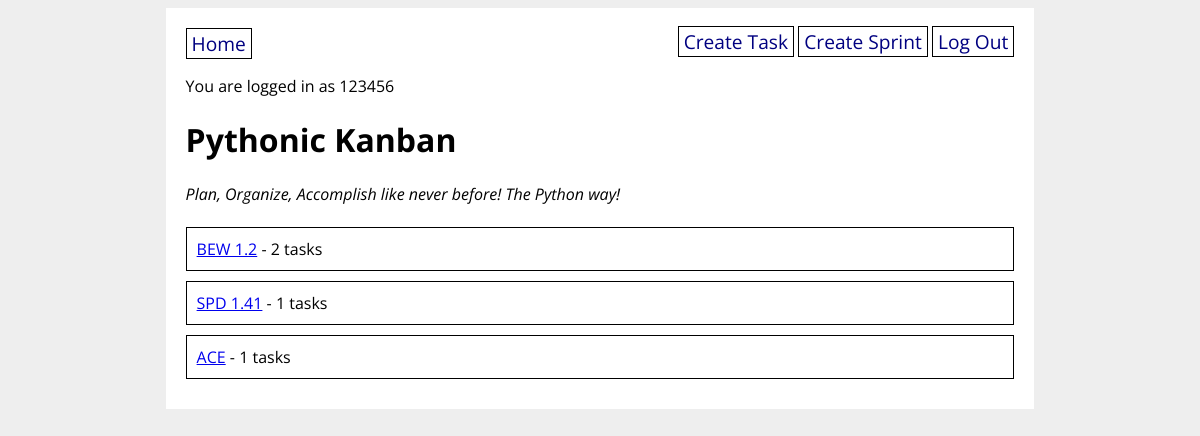
Screenshot of / (signed in) with the database file from the repository.
### final_app/models.py (models this page shows, shortened)
class User(UserMixin, db.Model):
    id = db.Column(db.Integer, primary_key=True)
    username = db.Column(db.String(20), nullable=False, unique=True)
    password = db.Column(db.String(200), nullable=False)

class Sprint(db.Model):
    id = db.Column(db.Integer, primary_key=True)
    name = db.Column(db.String(40), nullable=False)
    tasks = db.relationship("Task", back_populates="sprint")
    created_by_id = db.Column(db.Integer, db.ForeignKey("user.id"))
    created_by = db.relationship("User")

### final_app/main/routes.py (the view)
@main.route("/")
def homepage():
    sprints = Sprint.query.all()
    return render_template("home.html", sprints=sprints)

### final_app/__init__.py (called while the page is built)
@login_manager.user_loader
def load_user(user_id):
    return User.query.get(user_id)

### final_app/templates/home.html
{% extends "base.html" %}
{% block content %}
<h1>Pythonic Kanban</h1>
<i>Plan, Organize, Accomplish like never before! The Python way!</i>
<br><br>
{% for sprint in sprints %}
<div class="store">
  <a href="/sprint/{{ sprint.id }}">{{ sprint.name }}</a> - {{ sprint.tasks|length }} tasks
</div>
{% endfor %}
{% endblock %}

### final_app/templates/base.html (shortened to what this page needs)
<!DOCTYPE html>
<html>
<head>
  <link rel="stylesheet" href="/static/style.css">
</head>
<body>
  <div id="content">
    <nav>
      <a href="/">Home</a>
      <div>
        {% if current_user.is_authenticated %}
        <a href="/create_task">Create Task</a>
        <a href="/create_sprint">Create Sprint</a>
        <a href="/logout">Log Out</a>
        {% else %}
        <a href="/signup">Sign Up</a>
        <a href="/login">Log In</a>
        {% endif %}
      </div>
    </nav>
    {% if current_user.is_authenticated %}
    <p>You are logged in as {{ current_user.username }}</p>
    {% endif %}
    {% block content %}{% endblock %}
  </div>
</body>
</html>

### final_app/static/style.css (style rules this page uses)
body { display: flex; flex-direction: column; align-items: center; background-color: #eee; font-family: "Open Sans", sans-serif; }
#content { width: 70%; background-color: white; padding: 20px; }
nav { width: 100%; display: flex; flex-direction: row; justify-content: space-between; }
nav a { color: navy; text-decoration: none; border: 1px solid black; padding: 1px 5px; font-size: 1.2em; }
div.store { border: 1px solid black; padding: 10px; margin-bottom: 10px; }

### rows the page displays
User: username "123456"
Sprint: name "BEW 1.2", tasks|length "2"
Sprint: name "SPD 1.41", tasks|length "1"
Sprint: name "ACE", tasks|length "1"
